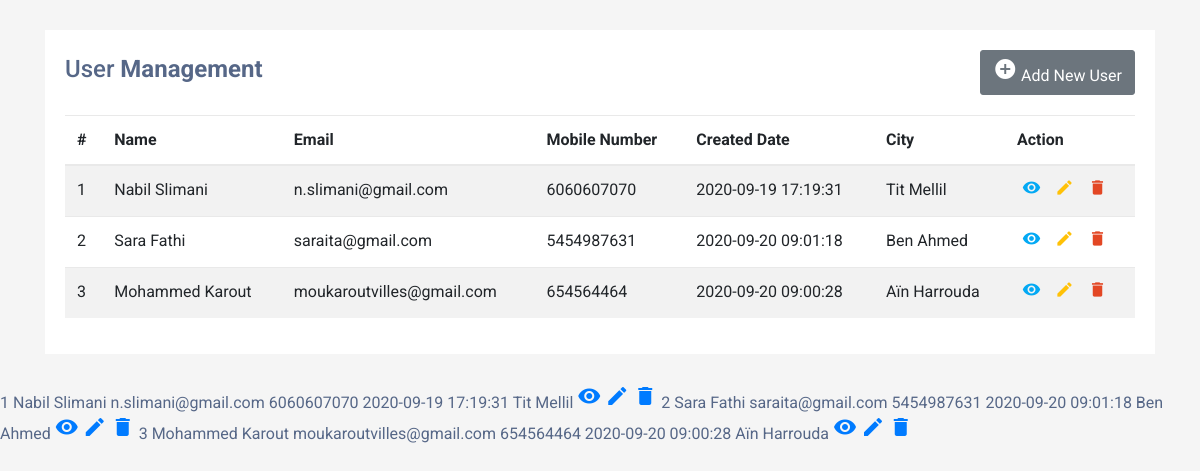
The page / on the database its author committed.
### tables this page shows
CREATE TABLE `users` (
  `ID` int(10) PRIMARY KEY AUTO_INCREMENT,
  `FirstName` varchar(200) DEFAULT NULL,
  `LastName` varchar(200) DEFAULT NULL,
  `MobileNumber` bigint(10) DEFAULT NULL,
  `Email` varchar(200) DEFAULT NULL,
  `Address` mediumtext DEFAULT NULL,
  `CreationDate` timestamp NOT NULL DEFAULT current_timestamp() ON UPDATE current_timestamp(),
  `ville_id` int(11) DEFAULT NULL, FOREIGN KEY (`ville_id`) REFERENCES villes(`id`)
);

CREATE TABLE IF NOT EXISTS `villes` (
  `id` int(11) NOT NULL AUTO_INCREMENT,
  `ville` varchar(40) NOT NULL,
  PRIMARY KEY (`id`)

);

### index.php (the view, shortened to what this page needs)
<!DOCTYPE html>
<html lang="en">
<head>
<link rel="stylesheet" href="https://stackpath.bootstrapcdn.com/bootstrap/4.5.0/css/bootstrap.min.css">
<link rel="stylesheet" href="https://maxcdn.bootstrapcdn.com/font-awesome/4.7.0/css/font-awesome.min.css">
<link rel="stylesheet" href="css/style.css">
</head>
<body>
<div class="container-xl">
    <div class="table-responsive">
        <div class="table-wrapper">
            <div class="table-title">
                <div class="row">
                    <div class="col-sm-5">
                        <h2>User <b>Management</b></h2>
                    </div>
                       <div class="col-sm-7" align="right">
                        <a href="insert.php" class="btn btn-secondary"><i class="material-icons">&#xE147;</i> <span>Add New User</span></a>
                    </div>
                </div>
            </div>
            <table class="table table-striped table-hover">
                <thead>
                    <tr>
                        <th>#</th>
                        <th>Name</th>
                        <th>Email</th>
                        <th>Mobile Number</th>
                        <th>Created Date</th>
                        <th>City</th>
                        <th>Action</th>
                    </tr>
                </thead>
                <tbody>
                <?php
            include('./config/dbconnection.php');
$sql = "SELECT * FROM `users` LEFT JOIN `villes` ON `villes`.`id` = `users`.`ville_id`";
$result = $mysqli->query($sql);
if ($result->num_rows > 0) {
    while ($row = $result->fetch_assoc()) {
        echo "<tr>
        <td>$row[ID]</td>
        <td>$row[FirstName] $row[LastName]</td>
        <td>$row[Email]</td>
        <td>$row[MobileNumber]</td>
        <td>$row[CreationDate]</td>
        <td>$row[ville]</td>
        <td>
<a href='read.php?viewid=<?php echo htmlentities ($row[ID]);?>' class='view' title='View' data-toggle='tooltip'><i class='material-icons'>&#xE417;</i></a>
            <a href='edit.php?id=$row[ID]' class='edit' title='Edit' data-toggle='tooltip'><i class='material-icons'>&#xE254;</i></a>
            <a href='delete.php?id=$row[ID]' class='delete' title='Delete' data-toggle='tooltip' onclick='return confirm('Do you really want to Delete ?')'><i class='material-icons'>&#xE872;</i></a>
        </td>
    </tr>";
    }
} else {
    echo "<tr>
    <th style='text-align:center; color:red;' colspan='6'>No Record Found</th>
</tr>";
}
?>
                </tbody>
            </table>
        </div>
    </div>
</div>
</body>
</html>
<tbody>
                <?php
            include('./config/dbconnection.php');
$sql = "SELECT * FROM users LEFT JOIN villes ON villes.id = users.ville_id";
$result = $mysqli->query($sql);
if ($result->num_rows > 0) {
    while ($row = $result->fetch_assoc()) {
        echo "<tr>
        <td>$row[ID]</td>
        <td>$row[FirstName] $row[LastName]</td>
        <td>$row[Email]</td>
        <td>$row[MobileNumber]</td>
        <td>$row[CreationDate]</td>
        <td>$row[ville]</td>
        <td>
<a href='read.php?viewid=<?php echo htmlentities ($row[ID]);?>' class='view' title='View' data-toggle='tooltip'><i class='material-icons'>&#xE417;</i></a>
            <a href='edit.php?id=$row[ID]' class='edit' title='Edit' data-toggle='tooltip'><i class='material-icons'>&#xE254;</i></a>
            <a href='delete.php?id=$row[ID]' class='delete' title='Delete' data-toggle='tooltip' onclick='return confirm('Do you really want to Delete ?')'><i class='material-icons'>&#xE872;</i></a>
        </td>
    </tr>";
    }
} else {
    echo "<tr>
    <th style='text-align:center; color:red;' colspan='6'>No Record Found</th>
</tr>";
}
?>
                </tbody>

### css/style.css (style rules this page uses)
body { color: #566787; background: #f5f5f5; font-family: 'Roboto', sans-serif; }
.table-responsive { margin: 30px 0; }
.table-wrapper { min-width: 1000px; background: #fff; padding: 20px; box-shadow: 0 1px 1px rgba(0,0,0,.05); }
.table-title { font-size: 15px; padding-bottom: 10px; margin: 0 0 10px; min-height: 45px; }
.table-title h2 { margin: 5px 0 0; font-size: 24px; }
table.table tr th, table.table tr td { border-color: #e9e9e9; }
table.table td:last-child { width: 130px; }
table.table td a { color: #a0a5b1; display: inline-block; margin: 0 5px; }
table.table td a.view { color: #03A9F4; }
table.table td a.edit { color: #FFC107; }
table.table td a.delete { color: #E34724; }
table.table td i { font-size: 19px; }
.form-control, .btn { border-radius: 3px; }

### rows shown on the page
users: ID "1", FirstName "Nabil", LastName "Slimani", Email "n.slimani@gmail.com", MobileNumber "6060607070", CreationDate "2020-09-19 17:19:31", ville.ville "Tit Mellil"
users: ID "2", FirstName "Sara", LastName "Fathi", Email "saraita@gmail.com", MobileNumber "5454987631", CreationDate "2020-09-20 09:01:18", ville.ville "Ben Ahmed"
users: ID "3", FirstName "Mohammed", LastName "Karout", Email "moukaroutvilles@gmail.com", MobileNumber "654564464", CreationDate "2020-09-20 09:00:28", ville.ville "Aïn Harrouda"
